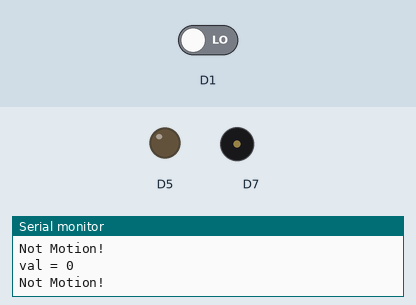
Simulated run of this sketch. Board: ESP8266 (NodeMCU). Shown: output pins drawn as LEDs (lit = HIGH), buzzer (waves = sounding), the last lines printed to the serial monitor. The inputs (shaded band) are chosen by the test bench; at power-on: D1 LOW.

Above: at 10.8 s.
10.9 s: D1 driven HIGH
At 16.3 s:
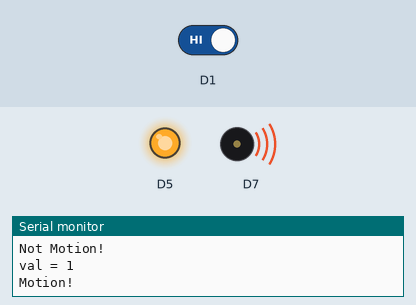
16.9 s: D1 driven LOW
At 21.3 s:
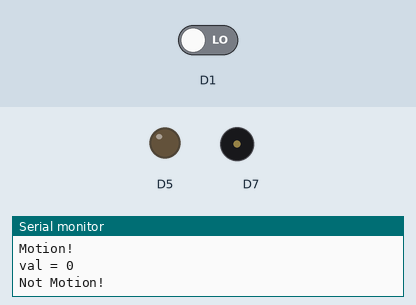
Timing chart, 0 to 22.8 s (numbered marks = the images above; inputs shaded):
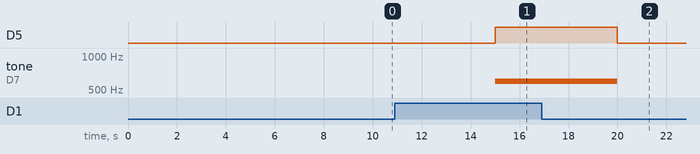

The sketch:

sketch_aug22a.ino
```cpp
int val = 0;
void setup() {
  pinMode(D1,INPUT);
  pinMode(D5,OUTPUT);
  pinMode(D7,OUTPUT);
  Serial.begin(9600);
}

void loop() {
  val = digitalRead(D1);          //อ่าค่าสัญญาณ digital ขา D1 ที่ต่อกับเซ็นเซอร์
  Serial.print("val = ");         //พิมพ์ข้อความส่งเข้าคอมพิวเตอร์ "Val = "
  Serial.println(val);            // พิมพ์ค่าของตัวแปร val
  if (val == 1){                  //ค่าเป็น 1 ตรวจสอบวัตถุ สั่งให้ไฟ LED ติด
    digitalWrite(D5,HIGH);        //สั่งให้ LED ติด
    tone(D7,600);
    Serial.println("Motion!");
    }
  else{
    digitalWrite(D5,LOW);         //สั่งให้ LED ดับ
    noTone(D7);
    Serial.println("Not Motion!");
  }
  delay(5000);
}
```

Measured:
- after the input at 10.9 s, D5: LOW → HIGH after 4.1 s; tone on D7: silent → 600 Hz after 4.1 s
- after the input at 16.9 s, D5: HIGH → LOW after 3.1 s; tone on D7: 600 Hz → silent after 3.1 s
